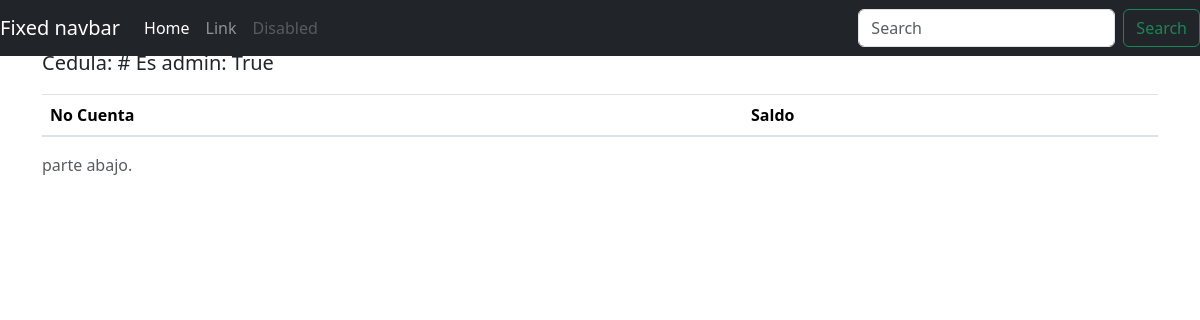
The app's page / (signed in), older data.
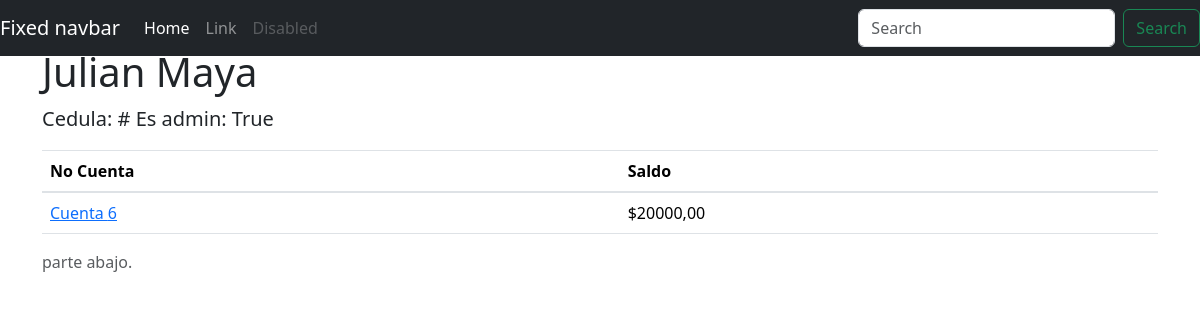
The same page, newer data.
### cuentas/models.py (models this page shows, shortened)
class Cliente(models.Model):
    nombre = models.CharField(max_length=50)
    apellido = models.CharField(max_length=50)
    cedula = models.CharField(max_length=12, unique=True)
    user = models.OneToOneField(User, related_name='cliente', on_delete=models.CASCADE, null=True, blank=True)

class Cuenta(models.Model):
    cliente = models.ForeignKey(Cliente, on_delete=models.CASCADE, related_name='cuentas')
    saldo = models.DecimalField(max_digits=10, decimal_places=2)

### cuentas/views.py (the view)
# urls.py: path('', home, name='home'),
@login_required
def home(request):
    user = request.user
    contenido = {
        'user': user
    }
    return render(request, 'home.html', contenido)

### cuentas/templates/home.html (shortened to what this page needs)
<!doctype html>
<html lang="es">
  <head>
    <link href="https://getbootstrap.com/docs/4.0/dist/css/bootstrap.min.css" rel="stylesheet">
    <link href="https://getbootstrap.com/docs/4.0/examples/sticky-footer-navbar/sticky-footer-navbar.css" rel="stylesheet">
  </head>
  <body>
    <header>
      <nav class="navbar navbar-expand-md navbar-dark fixed-top bg-dark">
        <a class="navbar-brand" href="#">Fixed navbar</a>
        <div class="collapse navbar-collapse" id="navbarCollapse">
          <ul class="navbar-nav mr-auto">
            <li class="nav-item active">
              <a class="nav-link" href="#">Home <span class="sr-only">(current)</span></a>
            </li>
            <li class="nav-item">
              <a class="nav-link" href="#">Link</a>
            </li>
            <li class="nav-item">
              <a class="nav-link disabled" href="#">Disabled</a>
            </li>
          </ul>
          <form class="form-inline mt-2 mt-md-0">
            <input class="form-control mr-sm-2" type="text" placeholder="Search" aria-label="Search">
            <button class="btn btn-outline-success my-2 my-sm-0" type="submit">Search</button>
          </form>
        </div>
      </nav>
    </header>
    <main role="main" class="container">
      <h1 class="mt-5">{{user.cliente.nombre}} {{user.cliente.apellido}}</h1>
      <p class="lead">
        Cedula: # {{user.cedula}}
        Es admin: {{user.is_staff}}
      </p>
      <table class="table">
        <thead>
           <tr>
               <th>No Cuenta</th>
               <th>Saldo</th>
           </tr>
        </thead>
       {% for c in user.cliente.cuentas.all %}
           <tr>
               <td><a href="/movimientos/{{c.id}}">Cuenta {{c.id}}</a></td>
               <td>${{c.saldo}}</td>
           </tr>
       {% endfor %}
       </table>
    </main>
    <footer class="footer">
      <div class="container">
        <span class="text-muted">parte abajo.</span>
      </div>
    </footer>
    <link href="https://cdn.jsdelivr.net/npm/bootstrap@5.3.3/dist/css/bootstrap.min.css" rel="stylesheet">
  </body>
</html>

Row changes from the older to the newer data that the page shows:
added Cuenta: id "6", saldo "20000,00"
Text that changed along with them:
{{ user.cliente.nombre }}: (not shown) → "Julian"
{{ user.cliente.apellido }}: (not shown) → "Maya"
